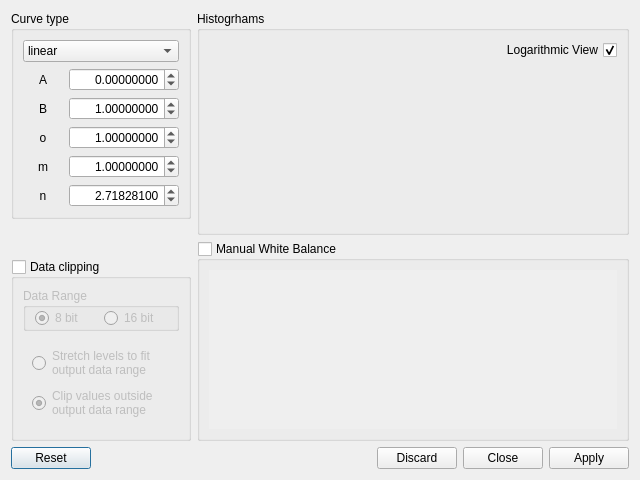
<?xml version="1.0" encoding="UTF-8"?>
<ui version="4.0">
 <class>levels_dialog</class>
 <widget class="QDialog" name="levels_dialog">
  <property name="geometry">
   <rect>
    <x>0</x>
    <y>0</y>
    <width>640</width>
    <height>480</height>
   </rect>
  </property>
  <property name="minimumSize">
   <size>
    <width>480</width>
    <height>360</height>
   </size>
  </property>
  <property name="windowTitle">
   <string>Image levels</string>
  </property>
  <layout class="QVBoxLayout" name="verticalLayout">
   <item>
    <layout class="QHBoxLayout" name="horizontalLayout">
     <item>
      <layout class="QVBoxLayout" name="verticalLayout_3">
       <item>
        <widget class="QGroupBox" name="groupBox">
         <property name="minimumSize">
          <size>
           <width>150</width>
           <height>0</height>
          </size>
         </property>
         <property name="maximumSize">
          <size>
           <width>180</width>
           <height>16777215</height>
          </size>
         </property>
         <property name="toolTip">
          <string>If x is the value of a pixel in the image,
the new value y is computed using the
function f(x) by applying the formula:

 y = A +B*f(o +m*x)

The value n is the exponent/base for
loarithimc, power and exponetial
functions :

 power : f(x) = x^n
 logarithmic : f(x) = log_n(x)
 exponential : f(x) = n^x</string>
         </property>
         <property name="title">
          <string>Curve type</string>
         </property>
         <layout class="QVBoxLayout" name="verticalLayout_4">
          <item>
           <widget class="QComboBox" name="curveTypeComboBox">
            <property name="sizePolicy">
             <sizepolicy hsizetype="Minimum" vsizetype="Fixed">
              <horstretch>0</horstretch>
              <verstretch>0</verstretch>
             </sizepolicy>
            </property>
            <item>
             <property name="text">
              <string>linear</string>
             </property>
            </item>
            <item>
             <property name="text">
              <string>logarithmic</string>
             </property>
            </item>
            <item>
             <property name="text">
              <string>power</string>
             </property>
            </item>
            <item>
             <property name="text">
              <string>exponential</string>
             </property>
            </item>
           </widget>
          </item>
          <item>
           <layout class="QHBoxLayout" name="horizontalLayout_4">
            <item>
             <widget class="QLabel" name="label_3">
              <property name="sizePolicy">
               <sizepolicy hsizetype="Minimum" vsizetype="Preferred">
                <horstretch>0</horstretch>
                <verstretch>0</verstretch>
               </sizepolicy>
              </property>
              <property name="minimumSize">
               <size>
                <width>40</width>
                <height>0</height>
               </size>
              </property>
              <property name="text">
               <string>A</string>
              </property>
              <property name="alignment">
               <set>Qt::AlignCenter</set>
              </property>
             </widget>
            </item>
            <item>
             <widget class="QDoubleSpinBox" name="aDoubleSpinBox">
              <property name="minimumSize">
               <size>
                <width>100</width>
                <height>0</height>
               </size>
              </property>
              <property name="alignment">
               <set>Qt::AlignRight|Qt::AlignTrailing|Qt::AlignVCenter</set>
              </property>
              <property name="decimals">
               <number>8</number>
              </property>
              <property name="minimum">
               <double>-999999999.000000000000000</double>
              </property>
              <property name="maximum">
               <double>999999999.000000000000000</double>
              </property>
              <property name="singleStep">
               <double>0.010000000000000</double>
              </property>
             </widget>
            </item>
           </layout>
          </item>
          <item>
           <layout class="QHBoxLayout" name="horizontalLayout_5">
            <item>
             <widget class="QLabel" name="label_4">
              <property name="minimumSize">
               <size>
                <width>40</width>
                <height>0</height>
               </size>
              </property>
              <property name="text">
               <string>B</string>
              </property>
              <property name="alignment">
               <set>Qt::AlignCenter</set>
              </property>
             </widget>
            </item>
            <item>
             <widget class="QDoubleSpinBox" name="bDoubleSpinBox">
              <property name="minimumSize">
               <size>
                <width>100</width>
                <height>0</height>
               </size>
              </property>
              <property name="alignment">
               <set>Qt::AlignRight|Qt::AlignTrailing|Qt::AlignVCenter</set>
              </property>
              <property name="decimals">
               <number>8</number>
              </property>
              <property name="minimum">
               <double>-999999999.000000000000000</double>
              </property>
              <property name="maximum">
               <double>999999998.000000000000000</double>
              </property>
              <property name="singleStep">
               <double>0.010000000000000</double>
              </property>
              <property name="value">
               <double>1.000000000000000</double>
              </property>
             </widget>
            </item>
           </layout>
          </item>
          <item>
           <layout class="QHBoxLayout" name="horizontalLayout_6">
            <item>
             <widget class="QLabel" name="label_5">
              <property name="minimumSize">
               <size>
                <width>40</width>
                <height>0</height>
               </size>
              </property>
              <property name="text">
               <string>o</string>
              </property>
              <property name="alignment">
               <set>Qt::AlignCenter</set>
              </property>
             </widget>
            </item>
            <item>
             <widget class="QDoubleSpinBox" name="oDoubleSpinBox">
              <property name="minimumSize">
               <size>
                <width>100</width>
                <height>0</height>
               </size>
              </property>
              <property name="alignment">
               <set>Qt::AlignRight|Qt::AlignTrailing|Qt::AlignVCenter</set>
              </property>
              <property name="decimals">
               <number>8</number>
              </property>
              <property name="minimum">
               <double>-999999998.000000000000000</double>
              </property>
              <property name="maximum">
               <double>999999998.000000000000000</double>
              </property>
              <property name="singleStep">
               <double>0.100000000000000</double>
              </property>
              <property name="value">
               <double>1.000000000000000</double>
              </property>
             </widget>
            </item>
           </layout>
          </item>
          <item>
           <layout class="QHBoxLayout" name="horizontalLayout_7">
            <item>
             <widget class="QLabel" name="label_6">
              <property name="minimumSize">
               <size>
                <width>40</width>
                <height>0</height>
               </size>
              </property>
              <property name="text">
               <string>m</string>
              </property>
              <property name="alignment">
               <set>Qt::AlignCenter</set>
              </property>
             </widget>
            </item>
            <item>
             <widget class="QDoubleSpinBox" name="mDoubleSpinBox">
              <property name="minimumSize">
               <size>
                <width>100</width>
                <height>0</height>
               </size>
              </property>
              <property name="maximumSize">
               <size>
                <width>16777215</width>
                <height>16777215</height>
               </size>
              </property>
              <property name="alignment">
               <set>Qt::AlignRight|Qt::AlignTrailing|Qt::AlignVCenter</set>
              </property>
              <property name="decimals">
               <number>8</number>
              </property>
              <property name="minimum">
               <double>-999999998.000000000000000</double>
              </property>
              <property name="maximum">
               <double>999999998.000000000000000</double>
              </property>
              <property name="singleStep">
               <double>0.100000000000000</double>
              </property>
              <property name="value">
               <double>1.000000000000000</double>
              </property>
             </widget>
            </item>
           </layout>
          </item>
          <item>
           <layout class="QHBoxLayout" name="horizontalLayout_8">
            <item>
             <widget class="QLabel" name="label_7">
              <property name="minimumSize">
               <size>
                <width>40</width>
                <height>0</height>
               </size>
              </property>
              <property name="text">
               <string>n</string>
              </property>
              <property name="alignment">
               <set>Qt::AlignCenter</set>
              </property>
             </widget>
            </item>
            <item>
             <widget class="QDoubleSpinBox" name="nDoubleSpinBox">
              <property name="sizePolicy">
               <sizepolicy hsizetype="Minimum" vsizetype="Fixed">
                <horstretch>0</horstretch>
                <verstretch>0</verstretch>
               </sizepolicy>
              </property>
              <property name="minimumSize">
               <size>
                <width>100</width>
                <height>0</height>
               </size>
              </property>
              <property name="maximumSize">
               <size>
                <width>16777215</width>
                <height>16777215</height>
               </size>
              </property>
              <property name="wrapping">
               <bool>false</bool>
              </property>
              <property name="frame">
               <bool>true</bool>
              </property>
              <property name="alignment">
               <set>Qt::AlignRight|Qt::AlignTrailing|Qt::AlignVCenter</set>
              </property>
              <property name="decimals">
               <number>8</number>
              </property>
              <property name="minimum">
               <double>-999999998.000000000000000</double>
              </property>
              <property name="maximum">
               <double>999999998.000000000000000</double>
              </property>
              <property name="singleStep">
               <double>0.100000000000000</double>
              </property>
              <property name="value">
               <double>2.718281000000000</double>
              </property>
             </widget>
            </item>
           </layout>
          </item>
         </layout>
        </widget>
       </item>
       <item>
        <spacer name="verticalSpacer">
         <property name="orientation">
          <enum>Qt::Vertical</enum>
         </property>
         <property name="sizeHint" stdset="0">
          <size>
           <width>20</width>
           <height>40</height>
          </size>
         </property>
        </spacer>
       </item>
       <item>
        <widget class="QGroupBox" name="dataClippingGroupBox">
         <property name="toolTip">
          <string>In this section you can
change the data clipping
rules:

 when data clipping is
 enabled, the image
 levels are streched to
 fit the selected data
 range or value outside
 the data range will be
 clipped.

 If data clipping is 
 disabled no clipping
 or streching is applied.</string>
         </property>
         <property name="whatsThis">
          <string>In this section you can
change the data clipping
rules:

 when data clipping is
 enabled, the image
 levels are streched to
 fit the selected data
 range or value outside
 the data range will be
 clipped.

 If data clipping is 
 disabled no clipping
 or streching is applied.</string>
         </property>
         <property name="title">
          <string>Data clipping</string>
         </property>
         <property name="checkable">
          <bool>true</bool>
         </property>
         <property name="checked">
          <bool>false</bool>
         </property>
         <layout class="QVBoxLayout" name="verticalLayout_5">
          <item>
           <widget class="QGroupBox" name="groupBox_2">
            <property name="title">
             <string>Data Range</string>
            </property>
            <layout class="QHBoxLayout" name="horizontalLayout_3">
             <property name="topMargin">
              <number>0</number>
             </property>
             <property name="bottomMargin">
              <number>0</number>
             </property>
             <item>
              <widget class="QRadioButton" name="dataClipping8BitRadioButton">
               <property name="text">
                <string>8 bit</string>
               </property>
               <property name="checked">
                <bool>true</bool>
               </property>
              </widget>
             </item>
             <item>
              <widget class="QRadioButton" name="dataClipping16BitRadioButton">
               <property name="text">
                <string>16 bit</string>
               </property>
              </widget>
             </item>
            </layout>
           </widget>
          </item>
          <item>
           <widget class="QFrame" name="frame_3">
            <property name="frameShape">
             <enum>QFrame::NoFrame</enum>
            </property>
            <property name="frameShadow">
             <enum>QFrame::Raised</enum>
            </property>
            <layout class="QVBoxLayout" name="verticalLayout_6">
             <item>
              <widget class="QRadioButton" name="dataClippingFitDataRadioButton">
               <property name="text">
                <string>Stretch levels to fit 
output data range</string>
               </property>
              </widget>
             </item>
             <item>
              <widget class="QRadioButton" name="dataClippingClipDataRadioButton">
               <property name="text">
                <string>Clip values outside
output data range</string>
               </property>
               <property name="checked">
                <bool>true</bool>
               </property>
              </widget>
             </item>
            </layout>
           </widget>
          </item>
         </layout>
        </widget>
       </item>
      </layout>
     </item>
     <item>
      <layout class="QVBoxLayout" name="verticalLayout_8">
       <item>
        <widget class="QGroupBox" name="histoGroupBox">
         <property name="title">
          <string>Histogrhams</string>
         </property>
         <property name="checkable">
          <bool>false</bool>
         </property>
         <layout class="QVBoxLayout" name="verticalLayout_7">
          <item>
           <widget class="QCheckBox" name="histLogViewCheckBox">
            <property name="sizePolicy">
             <sizepolicy hsizetype="Expanding" vsizetype="Minimum">
              <horstretch>0</horstretch>
              <verstretch>0</verstretch>
             </sizepolicy>
            </property>
            <property name="layoutDirection">
             <enum>Qt::RightToLeft</enum>
            </property>
            <property name="text">
             <string>Logarithmic View</string>
            </property>
            <property name="checked">
             <bool>true</bool>
            </property>
           </widget>
          </item>
          <item>
           <widget class="QLabel" name="histoView">
            <property name="sizePolicy">
             <sizepolicy hsizetype="Expanding" vsizetype="Expanding">
              <horstretch>0</horstretch>
              <verstretch>0</verstretch>
             </sizepolicy>
            </property>
            <property name="frameShape">
             <enum>QFrame::NoFrame</enum>
            </property>
            <property name="frameShadow">
             <enum>QFrame::Plain</enum>
            </property>
            <property name="lineWidth">
             <number>1</number>
            </property>
            <property name="text">
             <string/>
            </property>
           </widget>
          </item>
         </layout>
        </widget>
       </item>
       <item>
        <widget class="QGroupBox" name="MWBGroupBox">
         <property name="sizePolicy">
          <sizepolicy hsizetype="Expanding" vsizetype="Minimum">
           <horstretch>0</horstretch>
           <verstretch>0</verstretch>
          </sizepolicy>
         </property>
         <property name="minimumSize">
          <size>
           <width>0</width>
           <height>100</height>
          </size>
         </property>
         <property name="maximumSize">
          <size>
           <width>16777215</width>
           <height>200</height>
          </size>
         </property>
         <property name="title">
          <string>Manual White Balance</string>
         </property>
         <property name="flat">
          <bool>false</bool>
         </property>
         <property name="checkable">
          <bool>true</bool>
         </property>
         <property name="checked">
          <bool>false</bool>
         </property>
         <layout class="QVBoxLayout" name="verticalLayout_9">
          <item>
           <widget class="QScrollArea" name="MWBScrollArea">
            <property name="sizePolicy">
             <sizepolicy hsizetype="Expanding" vsizetype="MinimumExpanding">
              <horstretch>0</horstretch>
              <verstretch>0</verstretch>
             </sizepolicy>
            </property>
            <property name="frameShape">
             <enum>QFrame::NoFrame</enum>
            </property>
            <property name="frameShadow">
             <enum>QFrame::Plain</enum>
            </property>
            <property name="verticalScrollBarPolicy">
             <enum>Qt::ScrollBarAsNeeded</enum>
            </property>
            <property name="widgetResizable">
             <bool>true</bool>
            </property>
            <widget class="QWidget" name="scrollAreaWidgetContents">
             <property name="geometry">
              <rect>
               <x>0</x>
               <y>0</y>
               <width>428</width>
               <height>164</height>
              </rect>
             </property>
             <layout class="QGridLayout" name="gridLayout_3"/>
            </widget>
           </widget>
          </item>
         </layout>
        </widget>
       </item>
      </layout>
     </item>
    </layout>
   </item>
   <item>
    <widget class="QDialogButtonBox" name="buttonBox">
     <property name="orientation">
      <enum>Qt::Horizontal</enum>
     </property>
     <property name="standardButtons">
      <set>QDialogButtonBox::Apply|QDialogButtonBox::Close|QDialogButtonBox::Discard|QDialogButtonBox::Reset</set>
     </property>
     <property name="centerButtons">
      <bool>false</bool>
     </property>
    </widget>
   </item>
  </layout>
 </widget>
 <resources/>
 <connections>
  <connection>
   <sender>buttonBox</sender>
   <signal>accepted()</signal>
   <receiver>levels_dialog</receiver>
   <slot>accept()</slot>
   <hints>
    <hint type="sourcelabel">
     <x>256</x>
     <y>475</y>
    </hint>
    <hint type="destinationlabel">
     <x>157</x>
     <y>274</y>
    </hint>
   </hints>
  </connection>
  <connection>
   <sender>buttonBox</sender>
   <signal>rejected()</signal>
   <receiver>levels_dialog</receiver>
   <slot>reject()</slot>
   <hints>
    <hint type="sourcelabel">
     <x>324</x>
     <y>475</y>
    </hint>
    <hint type="destinationlabel">
     <x>286</x>
     <y>274</y>
    </hint>
   </hints>
  </connection>
  <connection>
   <sender>dataClippingFitDataRadioButton</sender>
   <signal>toggled(bool)</signal>
   <receiver>aDoubleSpinBox</receiver>
   <slot>setDisabled(bool)</slot>
   <hints>
    <hint type="sourcelabel">
     <x>71</x>
     <y>401</y>
    </hint>
    <hint type="destinationlabel">
     <x>155</x>
     <y>241</y>
    </hint>
   </hints>
  </connection>
  <connection>
   <sender>dataClippingFitDataRadioButton</sender>
   <signal>toggled(bool)</signal>
   <receiver>bDoubleSpinBox</receiver>
   <slot>setDisabled(bool)</slot>
   <hints>
    <hint type="sourcelabel">
     <x>116</x>
     <y>401</y>
    </hint>
    <hint type="destinationlabel">
     <x>155</x>
     <y>269</y>
    </hint>
   </hints>
  </connection>
 </connections>
</ui>
